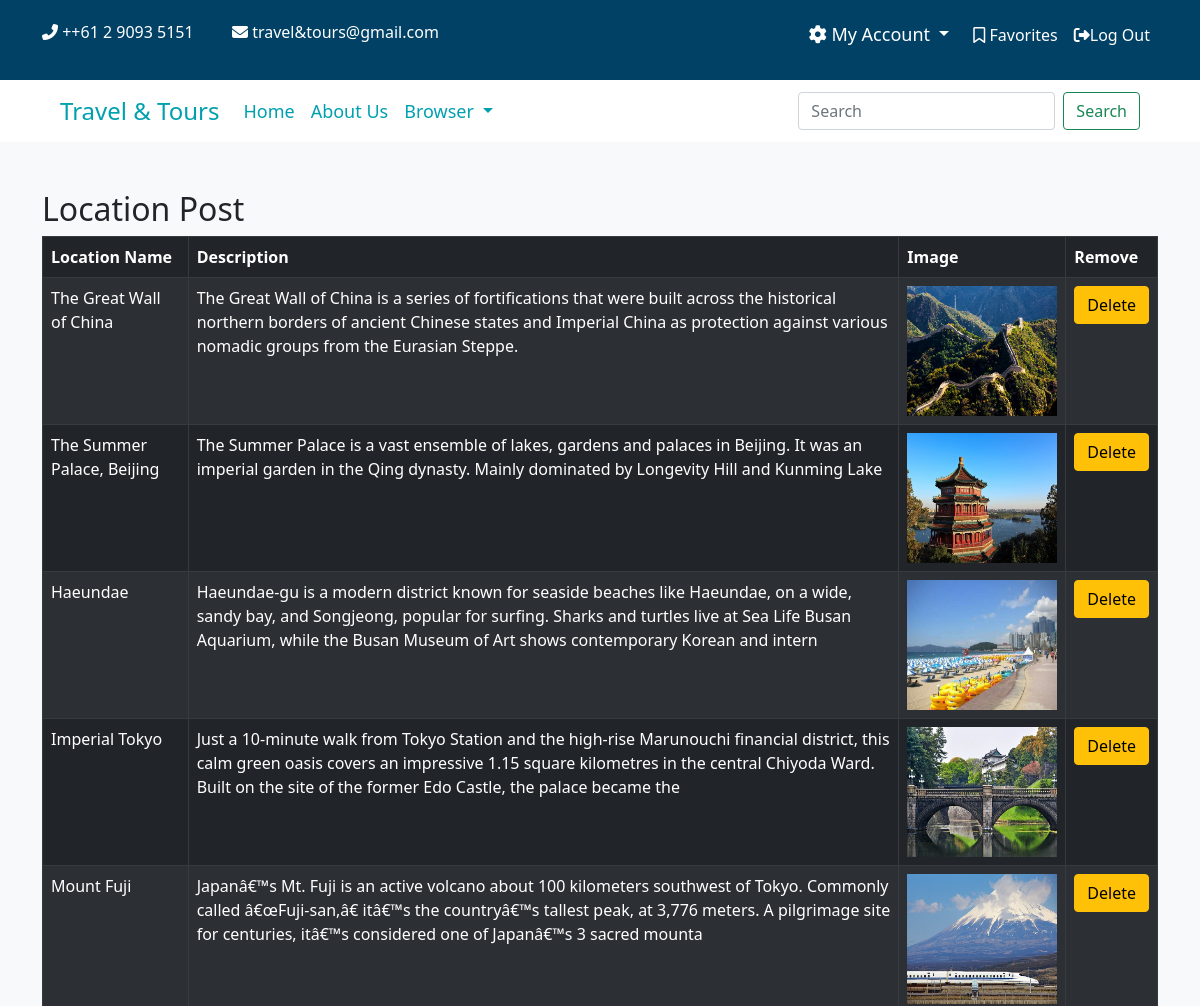
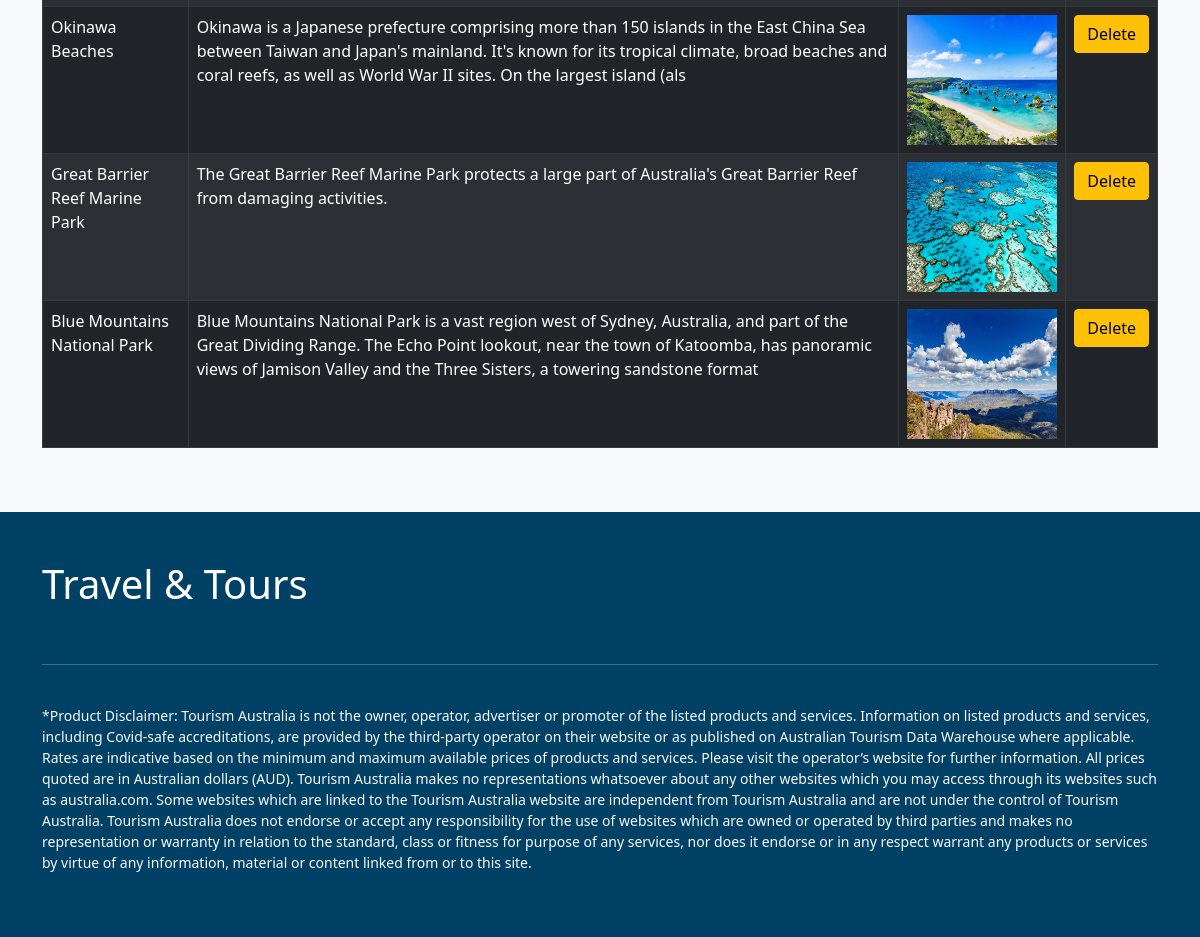
/my_location_post.php (signed in), run on the app's committed database (2 pictures, top to bottom).
### tables this page shows
CREATE TABLE `location` (
  `locationId` int(11) NOT NULL,
  `name` varchar(150) NOT NULL,
  `country` varchar(150) NOT NULL,
  `details` varchar(250) NOT NULL,
  `images` varchar(150) NOT NULL,
  `submitted_by` varchar(100) NOT NULL,
  `type` varchar(150) NOT NULL
);

### my_location_post.php (the view, shortened to what this page needs)
<?php require "header.php"; ?>
<?php
	require "db.php";
	$stmt = $pdo->prepare("SELECT * FROM location
		WHERE submitted_by = '".$_SESSION['userId']."'");
	$stmt->execute();
 ?>
<section class="py-5 bg-light">
	<div class="container">
		<div class="row">
			<div class="col-md-12">
				<h2>Location Post</h2>
			</div>
		</div>
		<div class="row">
			<div class="col-md-12">
				<table class="table table-bordered table-dark table-striped">
				  <thead>
				    <tr>
				      <th scope="col">Location Name</th>
				      <th scope="col">Description</th>
				      <th scope="col">Image</th>
				      <th scope="col">Remove</th>
				    </tr>
				  </thead>
				  <tbody>
				  	<?php foreach ($stmt as $row) {
				    echo '<tr>';
					   echo '<td>'.$row['name'].'</td>';
					   echo '<td>'.$row['details'].'</td>';
					   echo '<td><img  src="image/location/'.$row['images'].'" style="width:150px; height:130px;"></td>';
					   echo '<td>';
					   echo '<span class="btnr"><a class="btn btn-warning rounded" href="my_location_post.php?dId='.$row['locationId'].'">Delete</a></span>';
					   echo '</td>';
					 } ?>
				  </tbody>
				</table>
			</div>
		</div>
	</div>
</section>
<?php require "footer.php"; ?>

### header.php (shortened to what this page needs)
<!DOCTYPE html>
<html lang="en">
<head>
	<link rel="stylesheet" type="text/css" href="css/bootstrap.css">
	<link rel="stylesheet" type="text/css" href="css/bootstrap.min.css">
  <link rel="stylesheet" type="text/css" href="css/style.css">
</head>
<body>
  <section class="bg-primary">
    <div class="container pt-3 pb-1">
      <div class="row">
        <div class="col-md-6 lh-lg">
          <div class="row">
            <div class="col-md-4">
              <span class="text-white"><i class="fas fa-phone-alt"></i> ++61 2 9093 5151</span>
            </div>
            <div class="col-md-8">
              <span class="text-white"><i class="fas fa-envelope"></i> travel&tours@gmail.com</pan>
            </div>
          </div>
        </div>
        <div class="col-md-6 lh-lg ">
          <ul class="list-unstyled float-end d-flex">
            <?php if (isset($_SESSION['customer'])) { ?>
            <li class="nav-item dropdown">
          <a class="nav-link dropdown-toggle text-decoration-none text-white pt-0" href="#" id="navbarDropdown" role="button" data-bs-toggle="dropdown" aria-expanded="false"> <i class="fas fa-cog"></i>
            My Account
          </a>
        </li>
            <li class="px-2" style="padding-top: 3px;"><a class="text-decoration-none text-white" href="show_favorite.php"> <i class="far fa-bookmark"></i> Favorites</a></li>
            <li class="px-2" style="padding-top: 3px;"><a class="text-decoration-none text-white" href="logout.php"> <i class="fas fa-sign-out-alt"></i>Log Out</a></li>
          <?php } ?>
          </ul>
        </div>
      </div>
    </div>
  </section>
	<nav class="navbar navbar-expand-lg navbar-light bg-white px-5">
  <div class="container-fluid">
    <a class="navbar-brand fs-4"  href="#">Travel & Tours</a>
    <div class="collapse navbar-collapse" id="navbarSupportedContent">
      <ul class="navbar-nav me-auto mb-2 mb-lg-0">
        <li class="nav-item">
          <a class="nav-link" aria-current="page" href="index.php">Home</a>
        </li>
        <li class="nav-item">
          <a class="nav-link" href="about.php">About Us</a>
        </li>
        <li class="nav-item dropdown">
          <a class="nav-link dropdown-toggle" href="#" id="navbarDropdown" role="button" data-bs-toggle="dropdown" aria-expanded="false">
            Browser
          </a>
        </li>
      </ul>
      <form class="d-flex" method="POST" action="search.php">
        <input class="form-control me-2" type="search" name="search" placeholder="Search" aria-label="Search">
        <button class="btn btn-outline-success" name="searchs" type="submit">Search</button>
      </form>
    </div>
  </div>
</nav>

### footer.php (shortened to what this page needs)
<section class="bg-primary py-5">
	<div class="container">
		<div class="row">
			<div class="col-md-12">
				<h2 class="fs-1 text-white">Travel & Tours</h2>
			</div>
			<div class="col-md-12">
				<hr class="text-light mt-5">
			</div>
			<div class="col-md-12">
				<p class="text-light small pt-4">*Product Disclaimer: Tourism Australia is not the owner, operator, advertiser or promoter of the listed products and services. Information on listed products and services, including Covid-safe accreditations, are provided by the third-party operator on their website or as published on Australian Tourism Data Warehouse where applicable. Rates are indicative based on the minimum and maximum available prices of products and services. Please visit the operator’s website for further information. All prices quoted are in Australian dollars (AUD). Tourism Australia makes no representations whatsoever about any other websites which you may access through its websites such as australia.com. Some websites which are linked to the Tourism Australia website are independent from Tourism Australia and are not under the control of Tourism Australia. Tourism Australia does not endorse or accept any responsibility for the use of websites which are owned or operated by third parties and makes no representation or warranty in relation to the standard, class or fitness for purpose of any services, nor does it endorse or in any respect warrant any products or services by virtue of any information, material or content linked from or to this site.</p>
			</div>
		</div>
	</div>
</section>
</body>
</html>

### css/style.css (style rules this page uses)
.small { font-size: 14px; }
.nav-item .nav-link { font-size: 18px; }

### data on the page
location: name "The Great Wall of China", details "The Great Wall of China is a series of fortifications that were built across the historical northern borders of ancient Chinese states and Imperial China as protection against various nomadic groups from the Eurasian Steppe.", images (picture)
location: name "The Summer Palace, Beijing", details "The Summer Palace is a vast ensemble of lakes, gardens and palaces in Beijing. It was an imperial garden in the Qing dynasty. Mainly dominated by Longevity Hill and Kunming Lake", images (picture)
location: name "Haeundae", details "Haeundae-gu is a modern district known for seaside beaches like Haeundae, on a wide, sandy bay, and Songjeong, popular for surfing. Sharks and turtles live at Sea Life Busan Aquarium, while the Busan Museum of Art shows contemporary Korean and intern", images (picture)
location: name "Imperial Tokyo", details "Just a 10-minute walk from Tokyo Station and the high-rise Marunouchi financial district, this calm green oasis covers an impressive 1.15 square kilometres in the central Chiyoda Ward. Built on the site of the former Edo Castle, the palace became the", images (picture)
location: name "Mount Fuji", details "Japanâ€™s Mt. Fuji is an active volcano about 100 kilometers southwest of Tokyo. Commonly called â€œFuji-san,â€ itâ€™s the countryâ€™s tallest peak, at 3,776 meters. A pilgrimage site for centuries, itâ€™s considered one of Japanâ€™s 3 sacred mounta", images (picture)
location: name "Okinawa Beaches", details "Okinawa is a Japanese prefecture comprising more than 150 islands in the East China Sea between Taiwan and Japan's mainland. It's known for its tropical climate, broad beaches and coral reefs, as well as World War II sites. On the largest island (als", images (picture)
location: name "Great Barrier Reef Marine Park", details "The Great Barrier Reef Marine Park protects a large part of Australia's Great Barrier Reef from damaging activities.", images (picture)
location: name "Blue Mountains National Park", details "Blue Mountains National Park is a vast region west of Sydney, Australia, and part of the Great Dividing Range. The Echo Point lookout, near the town of Katoomba, has panoramic views of Jamison Valley and the Three Sisters, a towering sandstone format", images (picture)
